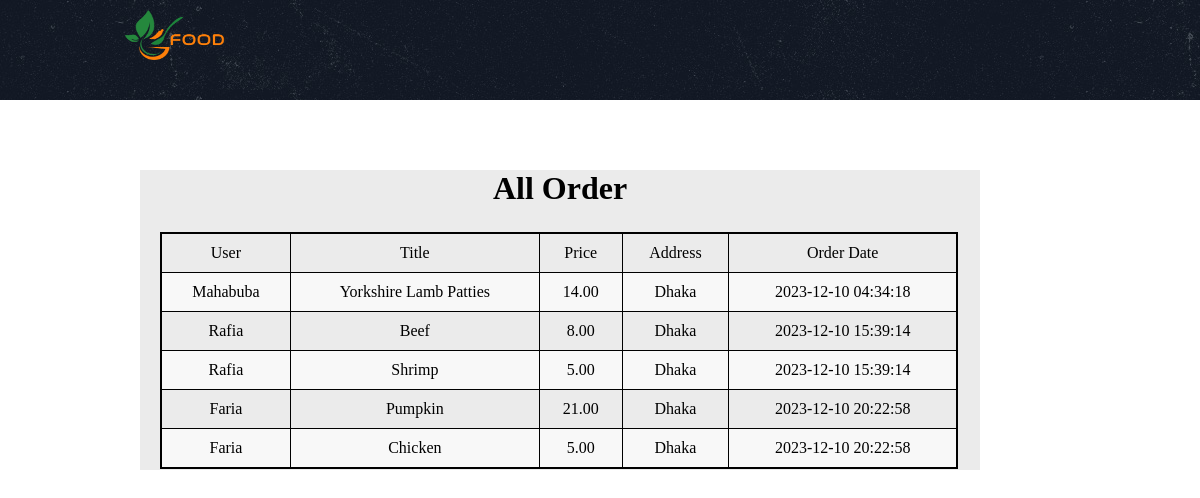
The app's page /admin/order.php with its own data.
### tables this page shows
CREATE TABLE `users_orders` (
  `o_id` int(11) NOT NULL,
  `u_id` int(11) NOT NULL,
  `title` varchar(222) NOT NULL,
  `quantity` int(11) NOT NULL,
  `price` decimal(10,2) NOT NULL,
  `status` varchar(222) DEFAULT NULL,
  `date` timestamp NOT NULL DEFAULT current_timestamp() ON UPDATE current_timestamp()
);

CREATE TABLE `users` (
  `u_id` int(11) NOT NULL,
  `username` varchar(222) NOT NULL,
  `f_name` varchar(222) NOT NULL,
  `l_name` varchar(222) NOT NULL,
  `email` varchar(222) NOT NULL,
  `phone` varchar(222) NOT NULL,
  `password` varchar(222) NOT NULL,
  `address` text NOT NULL,
  `status` int(11) NOT NULL DEFAULT 1,
  `date` timestamp NOT NULL DEFAULT current_timestamp() ON UPDATE current_timestamp()
);

### admin/order.php (the view, shortened to what this page needs)
<?php
@include 'config.php';
$sql = "SELECT * FROM users_orders
        INNER JOIN users ON users_orders.u_id = users.u_id";
$result=mysqli_query($con,$sql);
?>
<!DOCTYPE html>
<html lang="en">
<head>
    <link rel="stylesheet" href="style2.css">
</head>
<body>
    <div class="container">
        <div class="header">
            <div class="logo">
                <img src="images/logo.png" alt="">
            </div>
        </div>
        <div class="order">
            <h1>All Order</h1>
     <table>
      <tr>
        <td>User</td>
        <td>Title</td>
        <td>Price</td>
        <td>Address</td>
        <td>Order Date</td>
    </tr>
    <?php
    while ($row = $result->fetch_assoc()) {
        echo "<tr>";
        echo "<td>" . $row["username"] . "</td>";
        echo "<td>" . $row["title"] . "</td>";
        echo "<td>" . $row["price"] . "</td>";
        echo "<td>" . $row["address"] . "</td>";
        echo "<td>" . $row["date"] . "</td>";
        echo "</tr>";
    }
    ?>
</table>
</div>
    </div>
</body>
</html>

### admin/style2.css (style rules this page uses)
* { margin: 0; padding: 0; box-sizing: border-box; }
.container { width: 100%; height: 100vh; align-items: center; text-align: center; }
.header { width: 100%; height: 100px; background-image: url(images/menu-bg.jpg); }
.header img { width: 100%; height: 100%; }
.logo { height: 100%; width: 25%; float: left; }
.logo img { width:100px; height: 50px; margin-left: 50px; margin-top: 10px; }
.order { width: 70%; height: 300px; background-color: #ebebeb; margin-left: 140px; margin-top: 70px; }
table { border-collapse: collapse; width: 95%; border: 2px solid #000; margin-bottom: 20px; margin-left: 20px; margin-top: 25px; }
td { border: 1px solid #000; padding: 10px; }
tr:nth-child(even) { background-color: #f8f8f8; }

### records on screen
users_orders: u.username "Mahabuba", title "Yorkshire Lamb Patties", price "14.00", u.address "Dhaka", u.date "2023-12-10 04:34:18"
users_orders: u.username "Rafia", title "Beef", price "8.00", u.address "Dhaka", u.date "2023-12-10 15:39:14"
users_orders: u.username "Rafia", title "Shrimp", price "5.00", u.address "Dhaka", u.date "2023-12-10 15:39:14"
users_orders: u.username "Faria", title "Pumpkin", price "21.00", u.address "Dhaka", u.date "2023-12-10 20:22:58"
users_orders: u.username "Faria", title "Chicken", price "5.00", u.address "Dhaka", u.date "2023-12-10 20:22:58"
